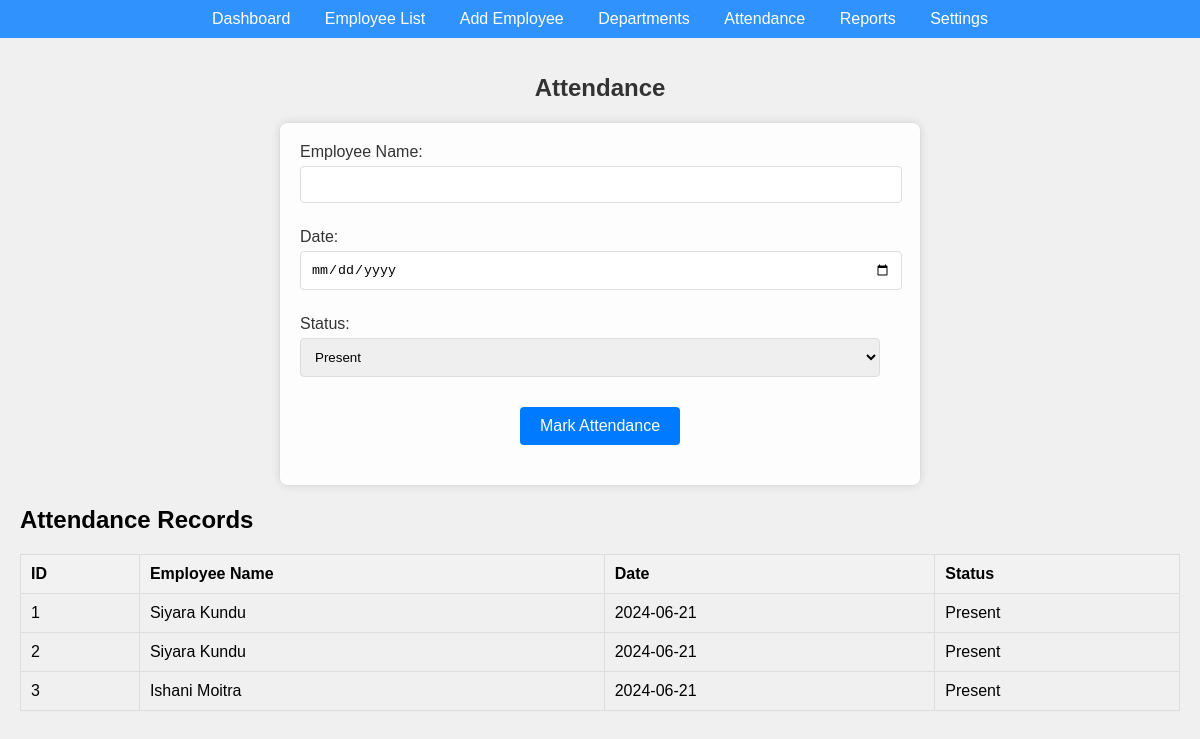
Screenshot of /attendance.php (signed in) with the database file from the repository.
### tables this page shows
CREATE TABLE `attendance` (
  `id` int(11) NOT NULL,
  `employee_name` varchar(255) NOT NULL,
  `date` date NOT NULL,
  `status` enum('Present','Absent') NOT NULL,
  `created_at` timestamp NOT NULL DEFAULT current_timestamp()
);

### attendance.php (the view, shortened to what this page needs)
<?php include 'templates/header.php'; ?>
<?php
include 'db.php'; ?>
<h1>Attendance</h1>
<form method="post" class="attendance-form">
    <div class="form-group">
        <label for="employee_name">Employee Name:</label>
        <input type="text" id="employee_name" name="employee_name" required>
    </div>
    <div class="form-group">
        <label for="date">Date:</label>
        <input type="date" id="date" name="date" required>
    </div>
    <div class="form-group">
        <label for="status">Status:</label>
        <select id="status" name="status" required>
            <option value="Present">Present</option>
        </select>
    </div>
    <button type="submit">Mark Attendance</button>
</form>
<h2>Attendance Records</h2>
<table>
    <thead>
        <tr>
            <th>ID</th>
            <th>Employee Name</th>
            <th>Date</th>
            <th>Status</th>
        </tr>
    </thead>
    <tbody>
        <?php
        $sql = "SELECT * FROM attendance ORDER BY date DESC";
        $result = $conn->query($sql);
        if ($result->num_rows > 0) {
            while ($row = $result->fetch_assoc()) {
                echo "<tr>";
                echo "<td>" . $row['id'] . "</td>";
                echo "<td>" . $row['employee_name'] . "</td>";
                echo "<td>" . $row['date'] . "</td>";
                echo "<td>" . $row['status'] . "</td>";
                echo "</tr>";
            }
        } else {
            echo "<tr><td colspan='4'>No records found</td></tr>";
        }
        ?>
    </tbody>
</table>
<?php include 'templates/footer.php'; ?>

### header.php (shortened to what this page needs)
<!DOCTYPE html>
<html lang="en">
<head>
    <link rel="stylesheet" href="css/styles.css">
</head>
<body>
    <nav>
        <a href="index.php">Dashboard</a>
        <a href="employee_list.php">Employee List</a>
        <a href="add_employee.php">Add Employee</a>
        <a href="departments.php">Departments</a>
        <a href="attendance.php">Attendance</a>
        <a href="reports.php">Reports</a>
        <a href="settings.php">Settings</a>
    </nav>
    <div class="container">

### footer.php
</div>
</body>
</html>

### styles.css (style rules this page uses)
body { font-family: Arial, sans-serif; background-color: #f0f0f0; margin: 0; padding: 0; }
nav { background-color: rgba(0, 123, 255, 0.8); color: white; padding: 10px; text-align: center; }
nav a { color: white; text-decoration: none; margin: 0 15px; font-size: 16px; }
.container { padding: 20px; }
h1 { font-size: 24px; margin-bottom: 20px; color: #333; text-align: center; }
.form-group { margin-bottom: 15px; }
.form-group label { display: block; margin-bottom: 5px; color: #333; }
.form-group input { width: calc(100% - 20px); padding: 10px; border: 1px solid #ddd; border-radius: 4px; margin-bottom: 10px; }
button { background-color: #007bff; color: white; border: none; padding: 10px 20px; cursor: pointer; border-radius: 4px; font-size: 16px; display: block; margin: 20px auto; }
table { width: 100%; border-collapse: collapse; margin: 20px 0; }
table, th, td { border: 1px solid #ddd; }
th, td { padding: 10px; text-align: left; }
th { background-color: #f2f2f2; }
form.attendance-form, form.report-form, form.settings-form { background: rgba(255, 255, 255, 0.9); padding: 20px; border: 1px solid #ddd; border-radius: 8px; box-shadow: 0 0 10px rgba(0, 0, 0, 0.1); max-width: 600px; margin: auto; }
.form-group input, .form-group select { width: calc(100% - 20px); padding: 10px; border: 1px solid #ddd; border-radius: 4px; margin-bottom: 10px; }

### rows the page displays
attendance: id "1", employee_name "Siyara Kundu", date "2024-06-21", status "Present"
attendance: id "2", employee_name "Siyara Kundu", date "2024-06-21", status "Present"
attendance: id "3", employee_name "Ishani Moitra", date "2024-06-21", status "Present"
